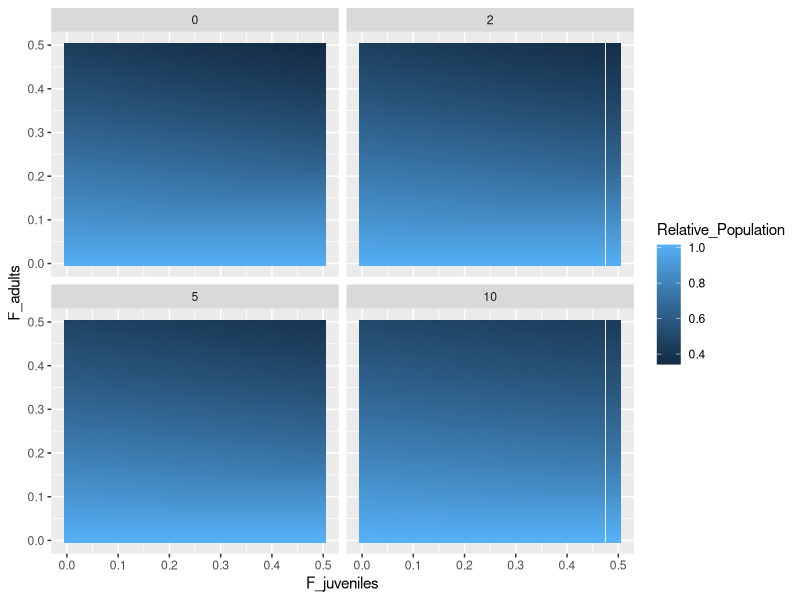
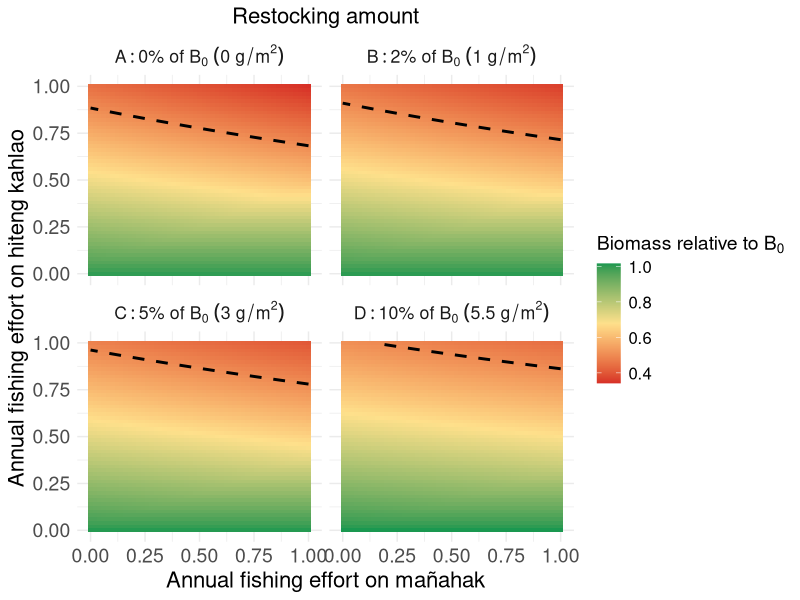
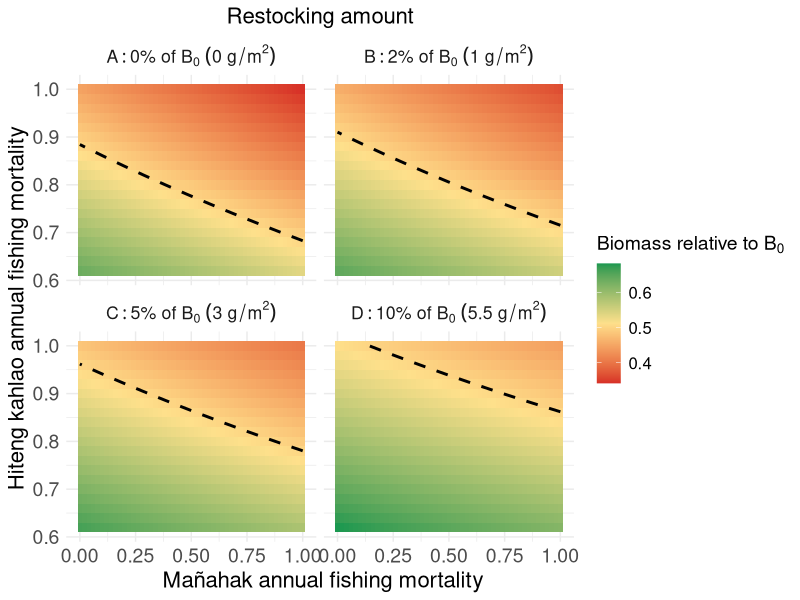

These figures' R source, in order:
library(tidyverse)
library(viridis)

# Parameters
juvenile_mortality <- 0.9 / 2
subadult_mortality <- 0.54 / 2
adult_mortality <- 0.33 / 2
juvenile_survival_rate <- 1 - juvenile_mortality
subadult_survival_rate <- 1 - subadult_mortality
adult_survival_rate <-  1 - adult_mortality

juvenile_to_subadult_rate <- 1
subadult_to_adult_rate <- 0.5

reproduction_rate <- 2
reproduction_rate_2 <- 1.5

carrying_capacity <- 68
time_steps <- 200

# Parameter ranges
fishing_effort_values <- seq(0, 0.5, by = 0.01)
restocking_values <- c(0, 1, 3, 5.5) # Restocking scenarios

#Current fishing for burn in
F_current_instantaneous <- 0.09 
F_current_discrete <- (1 - exp(-F_current_instantaneous)) / 2
F_current_discrete

F_current_discrete_juv <- 0.01









run_simulation <- function(F_adults, F_juveniles, restocked_juveniles, burn_in_time = 100) {
  juvenile_population <- 10
  subadult_population <- 10
  adult_population <- 10
  
  # Store population over time
  population_over_time <- numeric(time_steps)
  restocked_dagge_values <- numeric(time_steps) 
  
  for (t in 1:time_steps) {
    if (t <= burn_in_time) {
      # Burn-in period with zero fishing and zero restocking
      F_adults_current <- F_current_discrete #0
      F_juveniles_current <- F_current_discrete_juv #0
      restocking <- 0
    } else {
      # Post burn-in period with specified fishing and restocking
      F_adults_current <- F_adults
      F_juveniles_current <- F_juveniles
      restocking <- restocked_juveniles
    }
    
    if (t %% 2 == 0) {
      current_reproduction_rate <- reproduction_rate
    } else {
      current_reproduction_rate <- reproduction_rate_2
    }
    
    total_population <- juvenile_population + subadult_population + adult_population
    new_juveniles <- adult_population * current_reproduction_rate * (1 - total_population / carrying_capacity)
    surviving_juveniles <- juvenile_population * juvenile_survival_rate * (1 - F_juveniles_current)
    new_subadults <- juvenile_population * juvenile_to_subadult_rate
    surviving_subadults <- subadult_population * subadult_survival_rate
    new_adults <- subadult_population * subadult_to_adult_rate
    surviving_adults <- adult_population * adult_survival_rate * (1 - F_adults_current)
    
    if (t %% 2 == 0) {
      juvenile_population <- max(0, new_juveniles + surviving_juveniles - new_subadults - restocking)
      restocked_dagge <- restocking + (2.35 * (1 - restocking / carrying_capacity))
      
      restocked_dagge_values[t] <- restocked_dagge  # Store restocked dagge value
      subadult_population <- max(0, new_subadults + surviving_subadults - new_adults + restocked_dagge)
    } else {
      juvenile_population <- max(0, new_juveniles + surviving_juveniles - new_subadults)
      subadult_population <- max(0, new_subadults + surviving_subadults - new_adults)
    }
    
    adult_population <- max(0, new_adults + surviving_adults)
    
    # Store total population at each timestep
    total_population <- juvenile_population + subadult_population + adult_population
    population_over_time[t] <- total_population 

  }
  
  # Calculate the average restocked dagge for the last 20 timesteps
  return(list(
    avg_population_last_20 = mean(population_over_time[(time_steps - 19):time_steps]),
    avg_restocked_dagge_last_20 = mean(restocked_dagge_values[(time_steps - 19):time_steps])
  ))
}











# Sensitivity analysis loop with burn-in period
all_results <- data.frame()

for (restocked_juveniles in restocking_values) {
  sensitivity_results <- expand.grid(
    F_adults = fishing_effort_values,
    F_juveniles = fishing_effort_values
  ) %>%
    mutate(
      Avg_Total_Population = 0,
      Avg_Restocked_Dagge = 0 
    )
  
  # Reference population with zero fishing effort
  reference_population <- run_simulation(
    F_adults = 0,
    F_juveniles = 0,
    restocked_juveniles = 0,
    burn_in_time = 100
  )
  
  # Sensitivity analysis loop
  for (i in seq_len(nrow(sensitivity_results))) {
    sim_result <- run_simulation(
      F_adults = sensitivity_results$F_adults[i],
      F_juveniles = sensitivity_results$F_juveniles[i],
      restocked_juveniles = restocked_juveniles,
      burn_in_time = 100
    )
    
    sensitivity_results$Avg_Total_Population[i] <- sim_result$avg_population_last_20
    sensitivity_results$Avg_Restocked_Dagge[i] <- sim_result$avg_restocked_dagge_last_20*2  #times 2 because it averages it with 0 in the 6 months when there is no restocking
  }
  
  # Normalize by the reference population and calculate restocking as a percentage
  sensitivity_results <- sensitivity_results %>%
    mutate(
      Relative_Population = Avg_Total_Population / reference_population$avg_population_last_20,
      Restocking_Percent = round((restocked_juveniles / reference_population$avg_population_last_20) * 100, 0) # Convert to percentage
    )
  
  # Combine results for all restocking values
  all_results <- bind_rows(all_results, sensitivity_results)
}

ggplot(all_results, aes(x = F_juveniles, y = F_adults, fill = Relative_Population)) +
  geom_tile() +
  facet_wrap(~Restocking_Percent)



all_results$Restocking_Label <- dplyr::case_when(
  all_results$Restocking_Percent == 0 ~ "A: 0*'%'~of~B[0]~(0~g/m^2)",
  all_results$Restocking_Percent == 2 ~ "B: 2*'%'~of~B[0]~(1~g/m^2)",
  all_results$Restocking_Percent == 5 ~ "C: 5*'%'~of~B[0]~(3~g/m^2)",
  all_results$Restocking_Percent == 10 ~ "D: 10*'%'~of~B[0]~(5.5~g/m^2)"
)

# Convert Restocking_Label to a factor and ensure its order aligns with Restocking_Percent
all_results$Restocking_Label <- factor(all_results$Restocking_Label,
                                       levels = c("A: 0*'%'~of~B[0]~(0~g/m^2)", 
                                                  "B: 2*'%'~of~B[0]~(1~g/m^2)", 
                                                  "C: 5*'%'~of~B[0]~(3~g/m^2)",
                                                  "D: 10*'%'~of~B[0]~(5.5~g/m^2)"))



ggplot(all_results, aes(x = F_juveniles*2, y = F_adults*2, fill = Relative_Population)) +
  geom_tile() +
  geom_contour(
    aes(z = Relative_Population), 
    breaks = 0.5, 
    color = "black", 
    linetype = "dashed", 
    linewidth = 1
  ) +
  facet_wrap(~Restocking_Label, labeller = label_parsed) +
  scale_fill_gradientn(
    colors = c("#d73027", "#fee08b", "#1a9850"),
    name = bquote("Biomass relative to"~B[0])
  ) +
  labs(
    x = "Annual fishing effort on mañahak",
    y = "Annual fishing effort on hiteng kahlao",
    title = "Restocking amount"
  ) +
  theme_minimal() +
  theme(
    text = element_text(size = 16),
    plot.title = element_text(size = 16, hjust = 0.5),
    axis.title = element_text(size = 16),
    axis.text = element_text(size = 14),
    legend.title = element_text(size = 14),
    legend.text = element_text(size = 12)
  )


#Zooming in

figure4<-ggplot(all_results %>% filter(F_adults > 0.3), aes(x = F_juveniles*2, y = F_adults*2, fill = Relative_Population)) +
  geom_tile() +
  geom_contour(
    aes(z = Relative_Population), 
    breaks = 0.5, 
    color = "black", 
    linetype = "dashed", 
    linewidth = 1
  ) +
  facet_wrap(~Restocking_Label, labeller = label_parsed) +
  scale_fill_gradientn(
    colors = c("#d73027", "#fee08b", "#1a9850"),
    name = bquote("Biomass relative to"~B[0])
  ) +
  labs(
    x = " Mañahak annual fishing mortality",
    y = "Hiteng kahlao annual fishing mortality",
    title = "Restocking amount"
  ) +
  theme_minimal() +
  theme(
    text = element_text(size = 16),
    plot.title = element_text(size = 16, hjust = 0.5),
    axis.title = element_text(size = 16),
    axis.text = element_text(size = 14),
    legend.title = element_text(size = 14),
    legend.text = element_text(size = 12)
  )


ggsave("~/Desktop/Fig4_Heatmap.png", figure4, width=10, height=8, bg="transparent")
